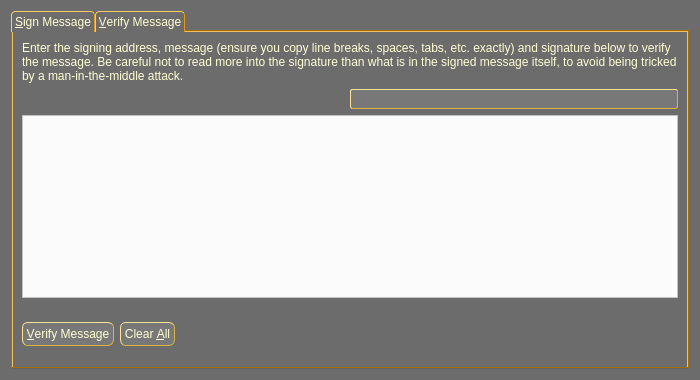
<?xml version="1.0" encoding="UTF-8"?>
<ui version="4.0">
 <class>SignVerifyMessageDialog</class>
 <widget class="QDialog" name="SignVerifyMessageDialog">
  <property name="geometry">
   <rect>
    <x>0</x>
    <y>0</y>
    <width>700</width>
    <height>380</height>
   </rect>
  </property>
  <property name="windowTitle">
   <string>Signatures - Sign / Verify a Message</string>
  </property>
  <property name="styleSheet">
   <string notr="true">QWidget {background-color: #6C6C6C; color: #FFFFD3 } QPushButton { background-color: #787878; color: #FFFFD3; border-style:outset; border-color: #dcb540; border-width: 1px; border-radius: 6px; padding: 4px} QPushButton::hover { background-color: #6C6C6C; color: #FFFFD3; border-style:outset; border-color: #dcb540; border-width: 1px; border-radius: 6px; padding: 4px}  QPushButton::pressed {background-color: #FBFBFB; color: #E5990C; border-style:outset; border-color: #DCB540; border-radius: 6px; padding: 4px} QLabel {color: #FFFFD3} QLineEdit {background-color: #FBFBFB; color: #E5990C; border-style:outset; border-color: #dcb540; border-width: 1px; border-radius: 2px; padding: 0px} QDialog {background-color: #6C6C6C; color: #FFFFD3 } QLabel {color: #FFFFD3} QTabWidget {background-color: #E5990C; color: #FFFFD3}  QTabBar::tab {  background: #6C6C6C; border: 1px outset #E5990C; border-bottom-width: 0px; border-top-left-radius: 4px; border-top-right-radius: 4px; min-width: 8px; padding: 3px; color: #FFFFD3 }</string>
  </property>
  <property name="modal">
   <bool>true</bool>
  </property>
  <layout class="QVBoxLayout" name="verticalLayout">
   <item>
    <widget class="QTabWidget" name="tabWidget">
     <property name="styleSheet">
      <string notr="true"/>
     </property>
     <property name="currentIndex">
      <number>1</number>
     </property>
     <widget class="QWidget" name="tabSignMessage">
      <attribute name="title">
       <string>&amp;Sign Message</string>
      </attribute>
      <layout class="QVBoxLayout" name="verticalLayout_SM">
       <item>
        <widget class="QLabel" name="infoLabel_SM">
         <property name="text">
          <string>You can sign messages with your addresses to prove you own them. Be careful not to sign anything vague, as phishing attacks may try to trick you into signing your identity over to them. Only sign fully-detailed statements you agree to.</string>
         </property>
         <property name="textFormat">
          <enum>Qt::PlainText</enum>
         </property>
         <property name="wordWrap">
          <bool>true</bool>
         </property>
        </widget>
       </item>
       <item>
        <layout class="QHBoxLayout" name="horizontalLayout_1_SM">
         <property name="spacing">
          <number>0</number>
         </property>
         <item>
          <widget class="QValidatedLineEdit" name="addressIn_SM" native="true">
           <property name="toolTip">
            <string>The address to sign the message with (e.g. 4Zo1ga6xuKuQ7JV7M9rGDoxdbYwV5zgQJ5)</string>
           </property>
           <property name="maxLength" stdset="0">
            <number>34</number>
           </property>
          </widget>
         </item>
         <item>
          <widget class="QPushButton" name="addressBookButton_SM">
           <property name="toolTip">
            <string>Choose an address from the address book</string>
           </property>
           <property name="styleSheet">
            <string notr="true">background-color: #787878; color: #FFFFD3; border-style:outset; border-color: #dcb540; border-width: 1px; border-radius: 2px; padding: 2px</string>
           </property>
           <property name="text">
            <string/>
           </property>
           <property name="icon">
            <iconset resource="../carpediemcoin.qrc">
             <normaloff>:/icons/address-book</normaloff>:/icons/address-book</iconset>
           </property>
           <property name="shortcut">
            <string>Alt+A</string>
           </property>
           <property name="autoDefault">
            <bool>false</bool>
           </property>
          </widget>
         </item>
         <item>
          <widget class="QPushButton" name="pasteButton_SM">
           <property name="toolTip">
            <string>Paste address from clipboard</string>
           </property>
           <property name="styleSheet">
            <string notr="true">background-color: #787878; color: #FFFFD3; border-style:outset; border-color: #dcb540; border-width: 1px; border-radius: 2px; padding: 2px</string>
           </property>
           <property name="text">
            <string/>
           </property>
           <property name="icon">
            <iconset resource="../carpediemcoin.qrc">
             <normaloff>:/icons/editpaste</normaloff>:/icons/editpaste</iconset>
           </property>
           <property name="shortcut">
            <string>Alt+P</string>
           </property>
           <property name="autoDefault">
            <bool>false</bool>
           </property>
          </widget>
         </item>
        </layout>
       </item>
       <item>
        <widget class="QPlainTextEdit" name="messageIn_SM">
         <property name="toolTip">
          <string>Enter the message you want to sign here</string>
         </property>
         <property name="styleSheet">
          <string notr="true">background-color: #FBFBFB; color: #E5990C; border-style:outset; border-color: #dcb540; border-width: 1px; border-radius: 2px; padding: 0px </string>
         </property>
        </widget>
       </item>
       <item>
        <layout class="QHBoxLayout" name="horizontalLayout_2_SM">
         <property name="spacing">
          <number>0</number>
         </property>
         <item>
          <widget class="QLineEdit" name="signatureOut_SM">
           <property name="font">
            <font>
             <italic>true</italic>
            </font>
           </property>
           <property name="styleSheet">
            <string notr="true">QLineEdit {background-color: #FBFBFB; color: #E5990C; border-style:outset; border-color: #dcb540; border-width: 1px; border-radius: 2px; padding: 0px } </string>
           </property>
           <property name="readOnly">
            <bool>true</bool>
           </property>
          </widget>
         </item>
         <item>
          <widget class="QPushButton" name="copySignatureButton_SM">
           <property name="toolTip">
            <string>Copy the current signature to the system clipboard</string>
           </property>
           <property name="styleSheet">
            <string notr="true">background-color: #787878; color: #FFFFD3; border-style:outset; border-color: #dcb540; border-width: 1px; border-radius: 2px; padding: 2px</string>
           </property>
           <property name="text">
            <string/>
           </property>
           <property name="icon">
            <iconset resource="../carpediemcoin.qrc">
             <normaloff>:/icons/editcopy</normaloff>:/icons/editcopy</iconset>
           </property>
           <property name="autoDefault">
            <bool>false</bool>
           </property>
          </widget>
         </item>
        </layout>
       </item>
       <item>
        <layout class="QHBoxLayout" name="horizontalLayout_3_SM">
         <item>
          <widget class="QPushButton" name="signMessageButton_SM">
           <property name="toolTip">
            <string>Sign the message to prove you own this carpediemcoin address</string>
           </property>
           <property name="styleSheet">
            <string notr="true">QPushButton { background-color: #787878; color: #FFFFD3; border-style:outset; border-color: #dcb540; border-width: 1px; border-radius: 6px; padding: 4px} QPushButton::hover { background-color: #6C6C6C; color: #FFFFD3; border-style:outset; border-color: #dcb540; border-width: 1px; border-radius: 6px; padding: 4px}  QPushButton::pressed {background-color: #FBFBFB; color: #E5990C; border-style:outset; border-color: #DCB540; border-radius: 6px; padding: 4px} </string>
           </property>
           <property name="text">
            <string>&amp;Sign Message</string>
           </property>
           <property name="icon">
            <iconset resource="../carpediemcoin.qrc">
             <normaloff>:/icons/edit</normaloff>:/icons/edit</iconset>
           </property>
           <property name="autoDefault">
            <bool>false</bool>
           </property>
          </widget>
         </item>
         <item>
          <widget class="QPushButton" name="clearButton_SM">
           <property name="toolTip">
            <string>Reset all sign message fields</string>
           </property>
           <property name="styleSheet">
            <string notr="true">QPushButton { background-color: #787878; color: #FFFFD3; border-style:outset; border-color: #dcb540; border-width: 1px; border-radius: 6px; padding: 4px} QPushButton::hover { background-color: #6C6C6C; color: #FFFFD3; border-style:outset; border-color: #dcb540; border-width: 1px; border-radius: 6px; padding: 4px}  QPushButton::pressed {background-color: #FBFBFB; color: #E5990C; border-style:outset; border-color: #DCB540; border-radius: 6px; padding: 4px} </string>
           </property>
           <property name="text">
            <string>Clear &amp;All</string>
           </property>
           <property name="icon">
            <iconset resource="../carpediemcoin.qrc">
             <normaloff>:/icons/remove</normaloff>:/icons/remove</iconset>
           </property>
           <property name="autoDefault">
            <bool>false</bool>
           </property>
          </widget>
         </item>
         <item>
          <spacer name="horizontalSpacer_1_SM">
           <property name="orientation">
            <enum>Qt::Horizontal</enum>
           </property>
           <property name="sizeHint" stdset="0">
            <size>
             <width>40</width>
             <height>48</height>
            </size>
           </property>
          </spacer>
         </item>
         <item>
          <widget class="QLabel" name="statusLabel_SM">
           <property name="font">
            <font>
             <weight>75</weight>
             <bold>true</bold>
            </font>
           </property>
           <property name="text">
            <string/>
           </property>
           <property name="wordWrap">
            <bool>true</bool>
           </property>
          </widget>
         </item>
         <item>
          <spacer name="horizontalSpacer_2_SM">
           <property name="orientation">
            <enum>Qt::Horizontal</enum>
           </property>
           <property name="sizeHint" stdset="0">
            <size>
             <width>40</width>
             <height>48</height>
            </size>
           </property>
          </spacer>
         </item>
        </layout>
       </item>
      </layout>
     </widget>
     <widget class="QWidget" name="tabVerifyMessage">
      <attribute name="title">
       <string>&amp;Verify Message</string>
      </attribute>
      <layout class="QVBoxLayout" name="verticalLayout_VM">
       <item>
        <widget class="QLabel" name="infoLabel_VM">
         <property name="text">
          <string>Enter the signing address, message (ensure you copy line breaks, spaces, tabs, etc. exactly) and signature below to verify the message. Be careful not to read more into the signature than what is in the signed message itself, to avoid being tricked by a man-in-the-middle attack.</string>
         </property>
         <property name="textFormat">
          <enum>Qt::PlainText</enum>
         </property>
         <property name="alignment">
          <set>Qt::AlignLeading|Qt::AlignLeft|Qt::AlignTop</set>
         </property>
         <property name="wordWrap">
          <bool>true</bool>
         </property>
        </widget>
       </item>
       <item>
        <layout class="QHBoxLayout" name="horizontalLayout_1_VM">
         <property name="spacing">
          <number>0</number>
         </property>
         <item>
          <widget class="QValidatedLineEdit" name="addressIn_VM" native="true">
           <property name="toolTip">
            <string>The address the message was signed with (e.g. 4Zo1ga6xuKuQ7JV7M9rGDoxdbYwV5zgQJ5)</string>
           </property>
           <property name="maxLength" stdset="0">
            <number>34</number>
           </property>
          </widget>
         </item>
         <item>
          <widget class="QPushButton" name="addressBookButton_VM">
           <property name="toolTip">
            <string>Choose an address from the address book</string>
           </property>
           <property name="styleSheet">
            <string notr="true">background-color: #787878; color: #FFFFD3; border-style:outset; border-color: #dcb540; border-width: 1px; border-radius: 2px; padding: 2px</string>
           </property>
           <property name="text">
            <string/>
           </property>
           <property name="icon">
            <iconset resource="../carpediemcoin.qrc">
             <normaloff>:/icons/address-book</normaloff>:/icons/address-book</iconset>
           </property>
           <property name="shortcut">
            <string>Alt+A</string>
           </property>
           <property name="autoDefault">
            <bool>false</bool>
           </property>
          </widget>
         </item>
        </layout>
       </item>
       <item>
        <widget class="QPlainTextEdit" name="messageIn_VM">
         <property name="styleSheet">
          <string notr="true">background-color: #FBFBFB</string>
         </property>
        </widget>
       </item>
       <item>
        <widget class="QValidatedLineEdit" name="signatureIn_VM" native="true"/>
       </item>
       <item>
        <layout class="QHBoxLayout" name="horizontalLayout_2_VM">
         <item>
          <widget class="QPushButton" name="verifyMessageButton_VM">
           <property name="toolTip">
            <string>Verify the message to ensure it was signed with the specified carpediemcoin address</string>
           </property>
           <property name="styleSheet">
            <string notr="true"/>
           </property>
           <property name="text">
            <string>&amp;Verify Message</string>
           </property>
           <property name="icon">
            <iconset resource="../carpediemcoin.qrc">
             <normaloff>:/icons/transaction_0</normaloff>:/icons/transaction_0</iconset>
           </property>
           <property name="autoDefault">
            <bool>false</bool>
           </property>
          </widget>
         </item>
         <item>
          <widget class="QPushButton" name="clearButton_VM">
           <property name="toolTip">
            <string>Reset all verify message fields</string>
           </property>
           <property name="styleSheet">
            <string notr="true"/>
           </property>
           <property name="text">
            <string>Clear &amp;All</string>
           </property>
           <property name="icon">
            <iconset resource="../carpediemcoin.qrc">
             <normaloff>:/icons/remove</normaloff>:/icons/remove</iconset>
           </property>
           <property name="autoDefault">
            <bool>false</bool>
           </property>
          </widget>
         </item>
         <item>
          <spacer name="horizontalSpacer_1_VM">
           <property name="orientation">
            <enum>Qt::Horizontal</enum>
           </property>
           <property name="sizeHint" stdset="0">
            <size>
             <width>40</width>
             <height>48</height>
            </size>
           </property>
          </spacer>
         </item>
         <item>
          <widget class="QLabel" name="statusLabel_VM">
           <property name="font">
            <font>
             <weight>75</weight>
             <bold>true</bold>
            </font>
           </property>
           <property name="text">
            <string/>
           </property>
           <property name="wordWrap">
            <bool>true</bool>
           </property>
          </widget>
         </item>
         <item>
          <spacer name="horizontalSpacer_2_VM">
           <property name="orientation">
            <enum>Qt::Horizontal</enum>
           </property>
           <property name="sizeHint" stdset="0">
            <size>
             <width>40</width>
             <height>48</height>
            </size>
           </property>
          </spacer>
         </item>
        </layout>
       </item>
      </layout>
     </widget>
    </widget>
   </item>
  </layout>
 </widget>
 <customwidgets>
  <customwidget>
   <class>QValidatedLineEdit</class>
   <extends>QWidget</extends>
   <header>qvalidatedlineedit.h</header>
  </customwidget>
 </customwidgets>
 <resources>
  <include location="../carpediemcoin.qrc"/>
 </resources>
 <connections/>
</ui>
